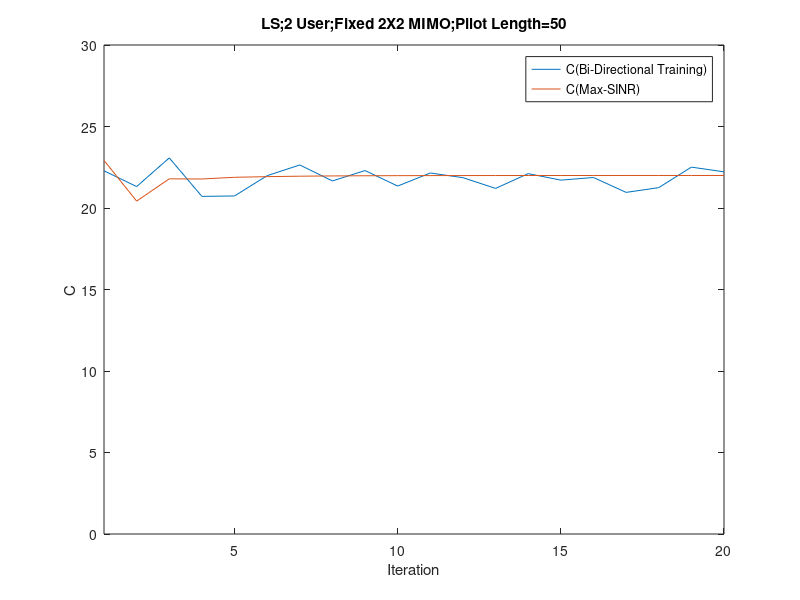

This chart was generated by the following MATLAB code:
%2 user, 2X2 MIMO Channel
%Turn Off Private Channel 
%calculate MSE
%LS Filter
%add realization function
clc
clear

H{1,1}=(1/sqrt(2))*[randn(1,1)+1i*randn(1,1) randn(1,1)+1i*randn(1,1);randn(1,1)+1i*randn(1,1) randn(1,1)+1i*randn(1,1)];
H{1,2}=0.8*(1/sqrt(2))*[randn(1,1)+1i*randn(1,1) randn(1,1)+1i*randn(1,1);randn(1,1)+1i*randn(1,1) randn(1,1)+1i*randn(1,1)];
H{2,1}=0.8*(1/sqrt(2))*[randn(1,1)+1i*randn(1,1) randn(1,1)+1i*randn(1,1);randn(1,1)+1i*randn(1,1) randn(1,1)+1i*randn(1,1)];
H{2,2}=(1/sqrt(2))*[randn(1,1)+1i*randn(1,1) randn(1,1)+1i*randn(1,1);randn(1,1)+1i*randn(1,1) randn(1,1)+1i*randn(1,1)];

Z{1,1}=H{1,1}.';
Z{1,2}=H{2,1}.';
Z{2,1}=H{1,2}.';
Z{2,2}=H{2,2}.';

for k=1:2
SINR_without_stat(:,k)= zeros(50,1);
SINR_know_stat(:,k)= zeros(50,1);
end

sigma = sqrt(10^(-3));
StepSize = 10^(-3);

i = 20; %FilterLengt
Realization=1;

for iteration = 1:20
    
    iteration

    for R=1:Realization

            gc(:,1)=[1;1];
            gc(:,2)=[1;1];
            gc_w(:,1)=[1;1];
            gc_w(:,2)=[1;1];
            gc(:,1)=gc(:,1)/norm(gc(:,1));
            gc(:,2)=gc(:,2)/norm(gc(:,2));
            gc_w(:,1)=gc_w(:,1)/norm(gc_w(:,1));
            gc_w(:,2)=gc_w(:,2)/norm(gc_w(:,2));

            for loop=1:iteration
    
            for k = 1:2
            gc(:,k)=gc(:,k)/norm(gc(:,k));
            gc_w(:,k)=gc_w(:,k)/norm(gc_w(:,k));
            end
            
           
            %Backward Training
            for iter1 = 1:i

                    if rand-0.5 >= 0
                                xc_b(iter1) = 1;
                            else
                                xc_b(iter1) = -1;
                    end
                    
                       
                    for k = 1:2

                                neq(:,iter1,k) = [0;0];
                                for j = 1:2
                                    if j~=k; 
                                        neq(:,iter1,k) = neq(:,iter1,k) + Z{k,j}*gc(:,j)*xc_b(iter1);
                                    end
                                end

                                neq_w(:,iter1,k) = [0;0];
                                for j = 1:2
                                    if j~=k;
                                        neq_w(:,iter1,k) = neq_w(:,iter1,k) + Z{k,j}*gc_w(:,j);
                                    end
                                end

                                all_w(:,iter1,k) = [0;0];
                                for j = 1:2
                                        all_w(:,iter1,k) = all_w(:,iter1,k) + Z{k,j}*gc_w(:,j);
                                end

                    end
                    
                    for k = 1:2    
                                yb(:,iter1,k) = Z{k,k}*(gc(:,k)*xc_b(iter1))...
                                                +neq(:,iter1,k)...
                                                +sigma*(1/sqrt(2))*[(randn(1,1)+1i*randn(1,1));(randn(1,1)+1i*randn(1,1))];
                    end
                            
                    
            end
            
            for k = 1:2 
                    vc_w(:,k) = inv(  Z{k,k}*gc_w(:,k)*gc_w(:,k)'*Z{k,k}'  + neq_w(:,iter1,k)*(neq_w(:,iter1,k))'...  
                                    + Z{k,k}*gc_w(:,k)*(neq_w(:,iter1,k))'+ (Z{k,k}*gc_w(:,k)*(neq_w(:,iter1,k))')'...
                                    + eye(2)*sigma^2  ) * all_w(:,iter1,k); 
            end
            
            for k = 1:2
            vc(:,k)  = inv(yb(:,:,k)*yb(:,:,k)')*yb(:,:,k)*xc_b';
            end
            
            for k = 1:2
            vc(:,k)=vc(:,k)/norm(vc(:,k));
            vc_w(:,k)=vc_w(:,k)/norm(vc_w(:,k));
            end
    
                     

            %Forward Training  
            for iter2 = 1:i

                    if rand-0.5 >= 0
                                xc_f(iter2) = 1;
                            else
                                xc_f(iter2) = -1;
                    end

                    for k = 1:2

                                neq(:,iter2,k) = [0;0];
                                for j = 1:2
                                    if j~=k; 
                                        neq(:,iter2,k) = neq(:,iter2,k) + H{k,j}*vc(:,j)*xc_f(iter2);
                                    end
                                end

                                neq_w(:,iter2,k) = [0;0];
                                for j = 1:2
                                    if j~=k;
                                        neq_w(:,iter2,k) = neq_w(:,iter2,k) + H{k,j}*vc_w(:,j);
                                    end
                                end

                                all_w(:,iter2,k) = [0;0];
                                for j = 1:2
                                        all_w(:,iter2,k) = all_w(:,iter2,k) + H{k,j}*vc_w(:,j);
                                end

                    end
                    
                    for k = 1:2    
                    yf(:,iter2,k) = H{k,k}*(vc(:,k)*xc_f(iter2))...
                                    +neq(:,iter2,k)...
                                    +sigma*(1/sqrt(2))*[(randn(1,1)+1i*randn(1,1));(randn(1,1)+1i*randn(1,1))];
                    end
                   
            end 
    
            for k = 1:2 
            gc_w(:,k) = inv(  H{k,k}*vc_w(:,k)*vc_w(:,k)'*H{k,k}'  + neq_w(:,iter2,k)*(neq_w(:,iter2,k))'...  
                            + neq_w(:,iter2,k)*vc_w(:,k)'*H{k,k}'  + H{k,k}*vc_w(:,k)*(neq_w(:,iter2,k))'...
                            + eye(2)*sigma^2  ) * all_w(:,iter2,k); 
            end
            
            for k = 1:2
            gc(:,k)  = inv(yf(:,:,k)*yf(:,:,k)')*yf(:,:,k)*xc_f';
            end
                      
            end
    
            for k = 1:2
        
        all_SINR(:,iteration,k) = [0;0];
        for j = 1:2
        all_SINR(:,iteration,k) = all_SINR(:,iteration,k) + H{k,j}*vc(:,j);
        end

        all_SINR_w(:,iteration,k) = [0;0];
        for j = 1:2
        all_SINR_w(:,iteration,k) = all_SINR_w(:,iteration,k) + H{k,j}*vc_w(:,j);
        end
        
            end
    
            for k = 1:2
            SINR_without_stat(iteration,k)= SINR_without_stat(iteration,k)+norm(gc(:,k)'*all_SINR(:,iteration,k))^2/norm( gc(:,k)'*eye(2)*sigma^2*gc(:,k) )/Realization;
            SINR_know_stat(iteration,k)= SINR_know_stat(iteration,k)+norm(( gc_w(:,k)'*all_SINR_w(:,iteration,k)))^2/norm( gc_w(:,k)'*eye(2)*sigma^2*gc_w(:,k) )/Realization; 
            end
    
    end
           
end
   

n=1:iteration;

plot(   n,log2(1+SINR_without_stat(n,1))+log2(1+SINR_without_stat(n,2)),n,log2(1+SINR_know_stat(n,1))+log2(1+SINR_know_stat(n,2)))
legend('C(Bi-Directional Training)','C(Max-SINR)')
xlabel('Iteration')
ylabel('C')
title('LS;2 User;Fixed 2X2 MIMO;Pilot Length=50')
axis([1 iteration 0 30])


